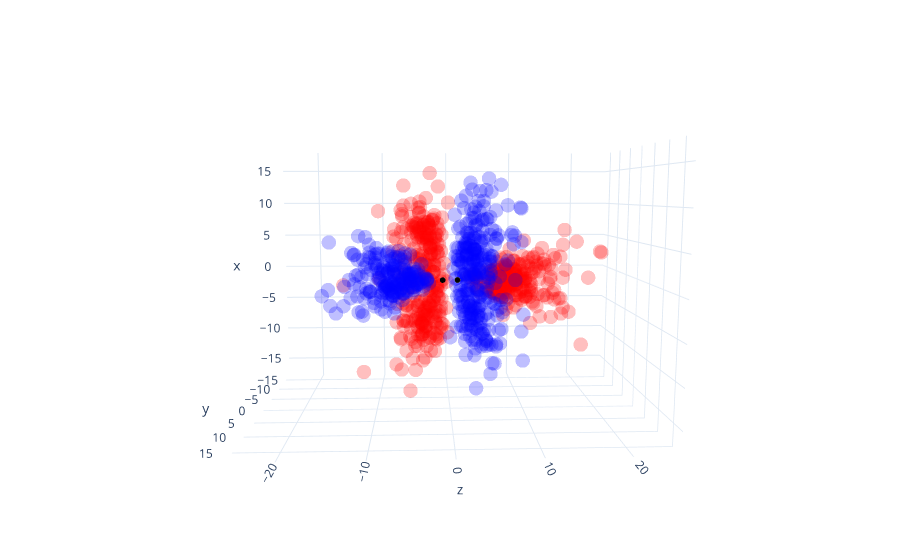

Notebook code for this chart:
### Markdown cell above
### Scatterplot

### Code cell
mo_notation = '3 sigma u *'
n, mu, l = mo_nums[mo_notation]
sample_size = 1000

# retrieve Lambda from file
filename = f"data_scatter/samples_{n}{mu}{l}.npy"
filedir = os.path.join(os.path.abspath(''), filename)
samples_loaded = np.load(filedir)

points = samples_loaded[:sample_size, :3]
points_sign = samples_loaded[:sample_size, 3].astype(bool)

pos_points = points[points_sign, :]
neg_points = points[np.logical_not(points_sign), :]


import plotly.graph_objects as go
import plotly.io as pio
pio.renderers.default = 'jupyterlab'
# pio.renderers.default = 'browser'

mo_range = {
    '1 sigma g': 2,
    '1 sigma u *': 3,
    '1 pi u': 6,
    '2 sigma g': 7,
    '2 sigma u *': 8,
    '3 sigma g': 9,
    '1 pi g *': 9,
    '3 sigma u *': 15,
}

opacity = 0.25
sample_size = 1000

# y, z, x
fig = go.Figure()

fig =

datas = []
for mo_notation in mo_notations:
    n, mu, l = mo_nums[mo_notation]
    
    # retrieve Lambda from file
    filename = f"data_scatter/samples_{n}{mu}{l}.npy"
    filedir = os.path.join(os.path.abspath(''), filename)
    samples_loaded = np.load(filedir)

    points = samples_loaded[:sample_size, :3]
    points_sign = samples_loaded[:sample_size, 3].astype(bool)

    pos_points = points[points_sign, :]
    neg_points = points[np.logical_not(points_sign), :]
    
    scatter3d = go.Scatter3d(
            x=pos_points[:, 1], 
            y=pos_points[:, 2], 
            z=pos_points[:, 0],
            mode='markers',
            marker=dict(
                size=5,
                color='red',                # set color to an array/list of desired values
                opacity=opacity)),

fig = add_trace(data=[
    go.Scatter3d(
        x=pos_points[:, 1], 
        y=pos_points[:, 2], 
        z=pos_points[:, 0],
        mode='markers',
        marker=dict(
            size=5,
            color='red',                # set color to an array/list of desired values
            opacity=opacity)),
    go.Scatter3d(
        x=neg_points[:, 1], 
        y=neg_points[:, 2], 
        z=neg_points[:, 0],
        mode='markers',
        marker=dict(
            size=5,
            color='blue',                # set color to an array/list of desired values
            opacity=opacity)),
    go.Scatter3d(
        x=[0, 0],
        y=[-1, 1],
        z=[0, 0],
        mode='markers',
        marker=dict(
            size=2,
            color='black',
            opacity=1.0)
        )
    ]
)

fig.update_traces(
    hoverinfo = 'skip',
    showlegend=False)

_range = mo_range[mo_notation] * 1.7
ranges = [[-_range*0.7, _range*0.7], 
          [-_range*0.7, _range*0.7], 
          [-_range, _range]]


fig.update_layout(
    template='plotly_white',
    margin=dict(l=5, r=5, t=5, b=5),
    height = 500,
    scene = dict(
        xaxis = dict(range=ranges[1]),
        yaxis = dict(range=ranges[2]),
        zaxis = dict(range=ranges[0]),
        xaxis_title='y',
        yaxis_title='z',
        zaxis_title='x',
        aspectmode='manual',
        aspectratio=dict(x=(ranges[1][1] - ranges[1][0]), 
                         y=(ranges[2][1] - ranges[2][0]), 
                         z=(ranges[0][1] - ranges[0][0]),),
        xaxis_showspikes=False,
        yaxis_showspikes=False,
        zaxis_showspikes=False,
        camera=dict(eye=dict(x=_range*3.5, y=3.0, z=3.0))))

fig.show()

### Figure 1 — Plotly figure (JSON) as saved in the notebook; plotly's stock layout.template omitted (floating-point values rounded to 4 significant figures; data arrays with more than 128 entries replaced by an {"elided": "..."} marker saying what was removed)
{"data": [{"hoverinfo": "skip", "marker": {"color": "red", "opacity": 0.25, "size": 5}, "mode": "markers", "showlegend": false, "type": "scatter3d", "x": {"elided": "510 float values"}, "y": {"elided": "510 float values"}, "z": {"elided": "510 float values"}}, {"hoverinfo": "skip", "marker": {"color": "blue", "opacity": 0.25, "size": 5}, "mode": "markers", "showlegend": false, "type": "scatter3d", "x": {"elided": "490 float values"}, "y": {"elided": "490 float values"}, "z": {"elided": "490 float values"}}, {"hoverinfo": "skip", "marker": {"color": "black", "opacity": 1, "size": 2}, "mode": "markers", "showlegend": false, "type": "scatter3d", "x": [0, 0], "y": [-1, 1], "z": [0, 0]}], "layout": {"autosize": true, "margin": {"b": 5, "l": 5, "r": 5, "t": 5}, "scene": {"aspectmode": "manual", "aspectratio": {"x": 35.7, "y": 51, "z": 35.7}, "camera": {"center": {"x": 0, "y": 0, "z": 0}, "eye": {"x": 88.54, "y": -3.415, "z": 11.51}, "projection": {"type": "perspective"}, "up": {"x": 0, "y": 0, "z": 1}}, "xaxis": {"range": [-17.85, 17.85], "showspikes": false, "title": {"text": "y"}, "type": "linear"}, "yaxis": {"range": [-25.5, 25.5], "showspikes": false, "title": {"text": "z"}, "type": "linear"}, "zaxis": {"range": [-17.85, 17.85], "showspikes": false, "title": {"text": "x"}, "type": "linear"}}}}
